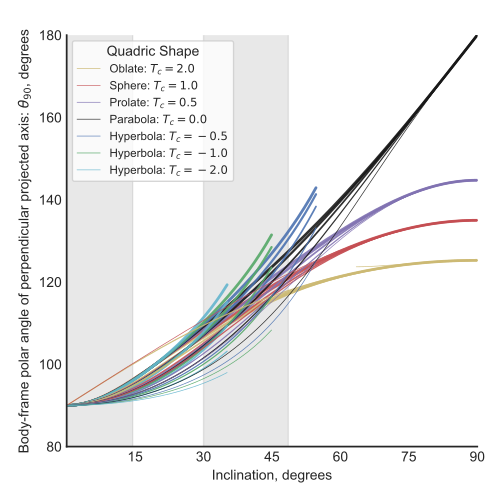

Reproduce this figure in Python.
import sys
import numpy as np
from matplotlib import pyplot as plt
import matplotlib.ticker
import seaborn as sns

plotfile = sys.argv[0].replace('.py', '.pdf')

sns.set_style('white')
sns.set_color_codes(palette='deep')
fig, ax = plt.subplots(figsize=(5, 5))

inc = np.linspace(0.0, 0.5*np.pi, 500)
inc_deg = np.degrees(inc)

Rcs = [0.5, 1.0, 2.0, 4.0, 8.0]
Tcs = [-2.0, -1.0, -0.5, 1e-12, 0.5, 1.0, 2.0]
shapes =  ['Hyperbola']*3 + ['Parabola', 'Prolate', 'Sphere', 'Oblate', ]

n_Rc = len(Rcs)
n_Tc = len(Tcs)

lws = np.linspace(0.5, 2.0, n_Rc)
alphas = np.linspace(1.0, 1.0, n_Rc) * 0.9
cols = sns.color_palette('magma', n_colors=n_Tc)
cols = 'cgbkmry'
lss = ['-.', '-', '--', ':', '-.']

dash_solid = []
dash_dashed = [3, 2]
dash_dotted = [1, 2]
dash_dot_dashed = [1, 2, 4, 2]
dash_triple_dot_dashed = [1, 2, 1, 2, 1, 2, 4, 2]
dashes = [dash_triple_dot_dashed, dash_solid,
          dash_dashed, dash_dotted, dash_dot_dashed]

def Rc_prime(inc, Tc, Rc):
    f = np.sqrt(1.0 + Tc*np.tan(inc)**2)
    return Rc * (1 + np.tan(inc)**2) / f / (1.0 + Rc*(f - 1.0) / Tc)

def Tc_prime(inc, Tc):
    fsquared = 1.0 + Tc*np.tan(inc)**2
    return Tc * (1.0 + np.tan(inc)**2) / fsquared

def Rc_dash(inc, Tc, Rc):
    f = np.sqrt(1.0 + Tc*np.tan(inc)**2)
    return Rc * (1 + np.tan(inc)**2) / f / (1.0 + Rc*(f - 1.0) / Tc)

def th90(inc, Tc, Rc):
    t2i = np.tan(inc)**2
    tan_th90 = -np.sqrt(t2i*(2.0 + Tc*t2i) + (2.0 - Tc/Rc)/Rc)/t2i
    return 180.0 + np.degrees(np.arctan(tan_th90))

def R90_prime(inc, Tc, Rc):
    return np.sqrt(2*Rc_prime(inc, Tc, Rc) - Tc_prime(inc, Tc))

for Rc, lw, alpha, ls, dash in list(zip(Rcs, lws, alphas, lss, dashes))[::-1]:
    for Tc, col, shape in list(zip(Tcs, cols, shapes))[::-1]:
        if Rc == 0.5:
            label = fr'{shape}: $T_c = {Tc:.1f}$'
        else:
            label = None
        R90 = R90_prime(inc, Tc, Rc)
        m = np.isfinite(R90) & (R90 > 0.0)
        ax.plot(inc_deg[m], th90(inc[m], Tc, Rc),
                lw=lw, c=col, alpha=alpha, label=label)

i25, i50, i75 = [90.0 - np.degrees(np.arccos(_)) for _ in [0.25, 0.5, 0.75]]

ax.fill_betweenx([0.0, 200.0], [0.0]*2, [i25]*2, alpha=0.1, color='k')
ax.fill_betweenx([0.0, 200.0], [i50]*2, [i75]*2, alpha=0.1, color='k')
ax.legend(ncol=1, fontsize='small', frameon=True, title='Quadric Shape')
ax.set(
    yscale='linear',
    xlim=[0.0, 90.0],
    ylim=[80.0, 180.0],
    # yticks=[1.0, 2.0, 5.0, 10.0],
    # yticklabels=['1', '2', '5', '10'],
    xlabel=r'Inclination, degrees',
    ylabel=r"Body-frame polar angle of perpendicular projected axis: $\theta_{90}$, degrees",
    xticks=[15, 30, 45, 60, 75, 90],
)        
yaxis = ax.get_yaxis()

sns.despine()
fig.tight_layout()
fig.savefig(plotfile)
print(plotfile, end='')
